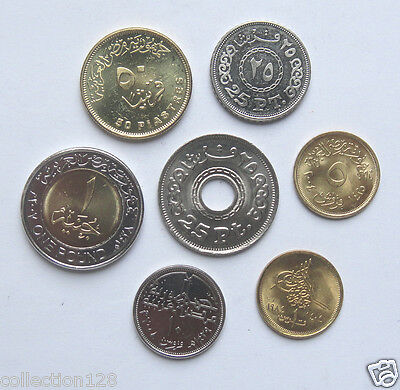
#> input picture images/coins.jpg, 400 x 390 px, found by its file name
$ python '2. find_edges.py'   (older library calls are emulated)
#> lines starting #> are read from the running program, lines starting #| are printed output that depends on the picture; after the words box and inside, x2 and y2 are one past the last pixel; in counts of white or black regions, pixels touching at a corner belong together
import cv2
import numpy as np

img_path = "images/coins.jpg"
# img_path = "images/brain.jpg"
image = cv2.imread(img_path)
#> image is the input picture: shape (390, 400, 3); mean B, G, R 180.1, 176.3, 173.8
image = cv2.cvtColor(image, cv2.COLOR_BGR2GRAY)
#> image: shape (390, 400)
cv2.imshow("Original", image)


#? Laplacian #
lap = cv2.Laplacian(image, cv2.CV_64F)
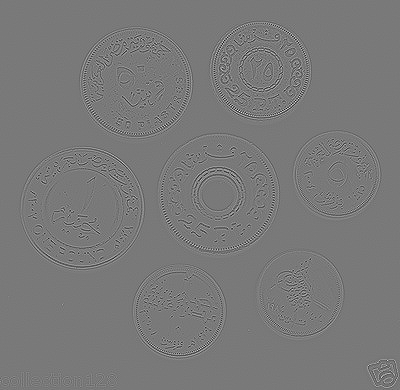
#> lap: shape (390, 400) float64; min -789, max 866, mean 0; drawn with min black and max white
lap = np.uint8(np.absolute(lap))
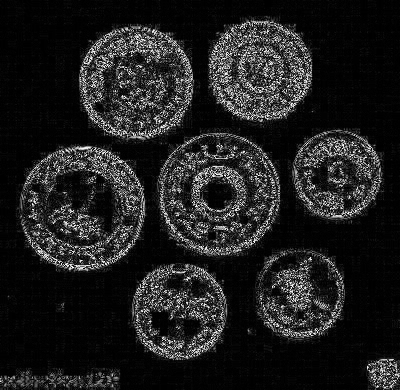
#> lap: shape (390, 400); min 0, max 255, mean 31.7
cv2.imshow("Laplacian", lap)
cv2.waitKey(0)

#? Sobel #
sobel_x = np.uint8(np.absolute(cv2.Sobel(image, cv2.CV_64F, 1, 0)))
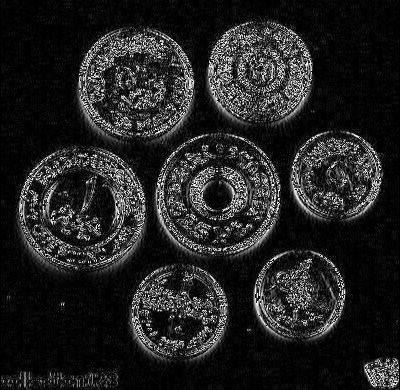
#> sobel_x: shape (390, 400); min 0, max 255, mean 35.3
sobel_y = np.uint8(np.absolute(cv2.Sobel(image, cv2.CV_64F, 0, 1)))
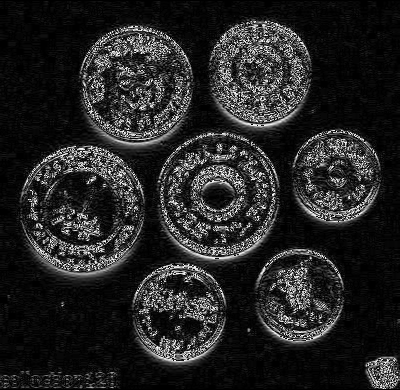
#> sobel_y: shape (390, 400); min 0, max 255, mean 37.3
sobel_combined = cv2.bitwise_or(sobel_x, sobel_y)
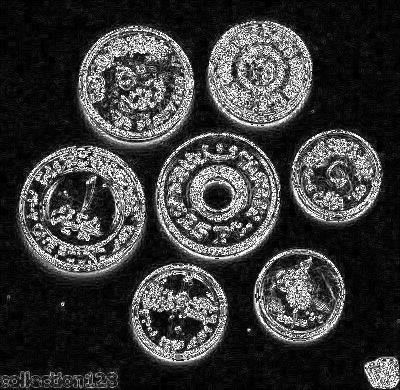
#> sobel_combined: shape (390, 400); min 0, max 255, mean 58.7

cv2.imshow("Sobel X", sobel_x)
cv2.imshow("Sobel Y", sobel_y)
cv2.imshow("Sobel Combined", sobel_combined)
cv2.waitKey(0)

#? Canny Edge Detector #
blur = cv2.GaussianBlur(image, (7, 7), 0)
canny = cv2.Canny(blur, 30, 160)
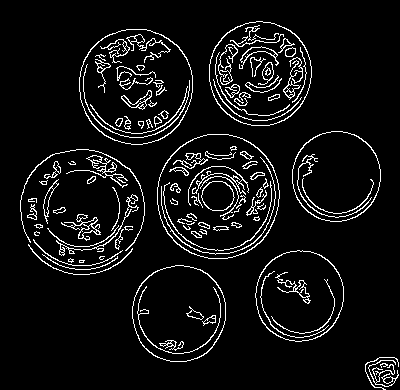
#> canny: shape (390, 400); 6.9% white in thin lines or dots, all inside (x1, y1, x2, y2) = (20, 21, 399, 390)
cv2.imshow("Canny", canny)
cv2.waitKey(0)

#? Canny With TrackBar #
WIN_NAME = "Detection"
TB_Kernel_Size = "Kernel Size"
cv2.namedWindow(WIN_NAME)
cv2.createTrackbar(TB_Kernel_Size, WIN_NAME, 11, 50, lambda x: x)
cv2.setTrackbarMin(TB_Kernel_Size, WIN_NAME, 3)

while(True):
    k_size = cv2.getTrackbarPos(TB_Kernel_Size, WIN_NAME)
    if k_size % 2 == 0:
        k_size += 1
        cv2.setTrackbarPos(TB_Kernel_Size, WIN_NAME, k_size)

    copy = image.copy()

    blurred = cv2.GaussianBlur(copy, (k_size, k_size), 0)
    edges = cv2.Canny(blurred, 30, 160)
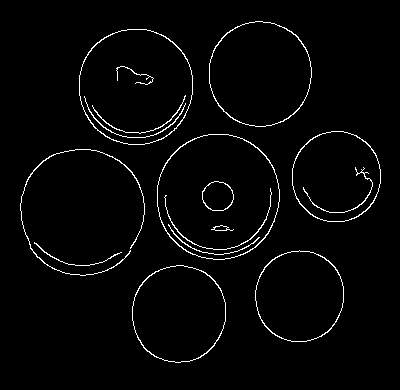
#> edges: shape (390, 400); 2.4% white in thin lines or dots, all inside (x1, y1, x2, y2) = (20, 21, 381, 363)

    key = cv2.waitKey(1)
#> (key Esc is pressed here)
    if key == 27:
        break

    cv2.imshow(WIN_NAME, edges)
